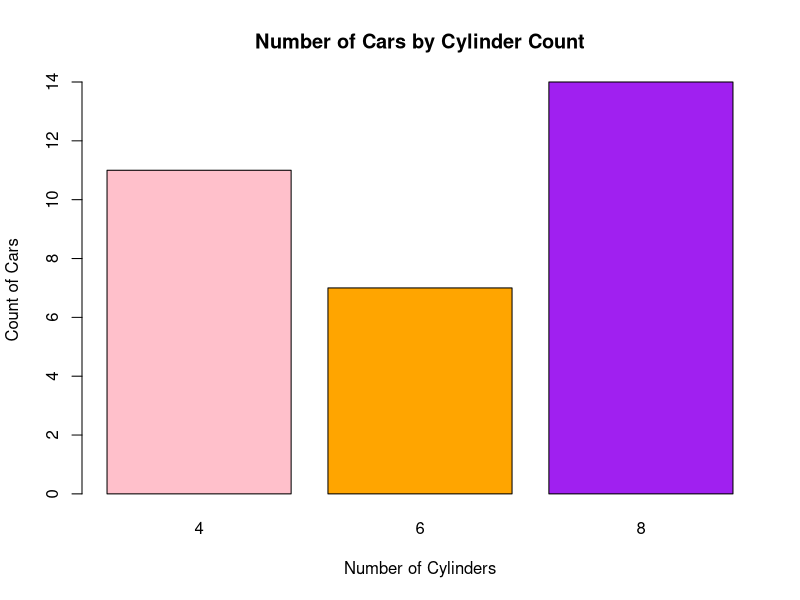

R code for this plot:
my_name <- "Beginner Explorer"
favorite_number <- 3

result <- favorite_number * 10

print(result)


# Look at first few rows of car data
head(mtcars)

# Count how many cars have 4, 6, or 8 cylinders
cyl_counts <- table(mtcars$cyl)
# Table groups data, cyl counts number appearances
# Create vector of 3 colors
my_colors <- c("pink", "orange", "purple")

# Create bar chart
barplot(cyl_counts,
        main = "Number of Cars by Cylinder Count", # Sets big title
        xlab = "Number of Cylinders",
        ylab = "Count of Cars",
        col = my_colors)
